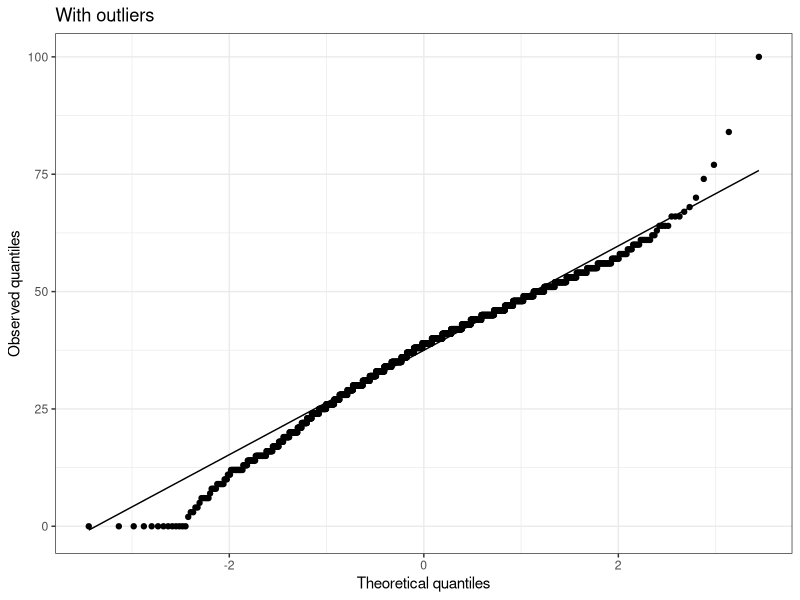
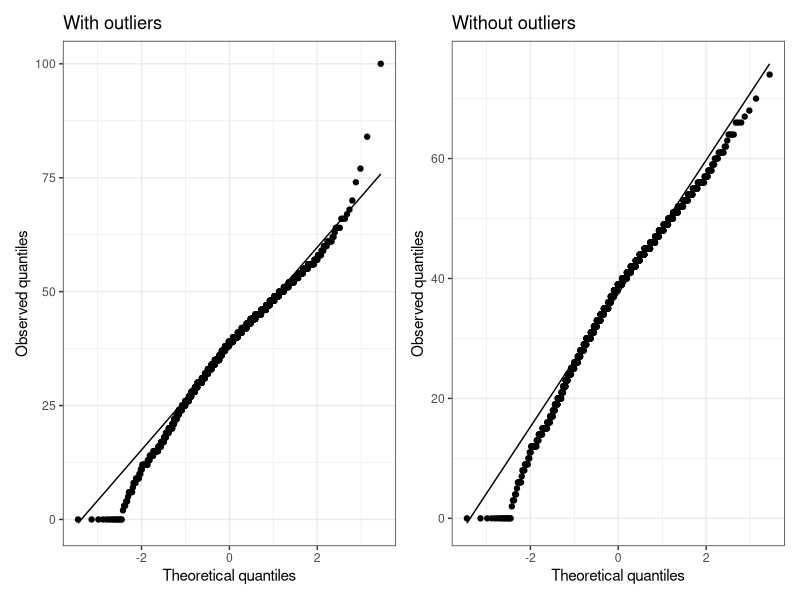
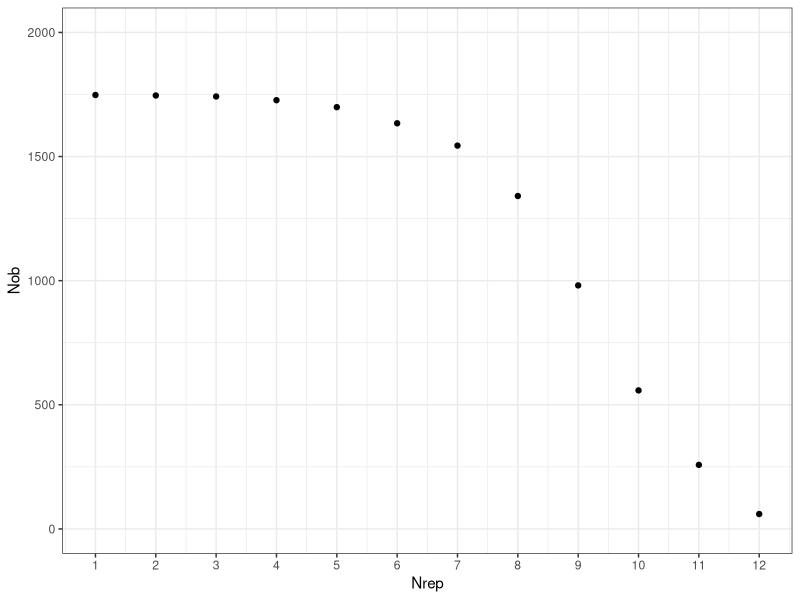
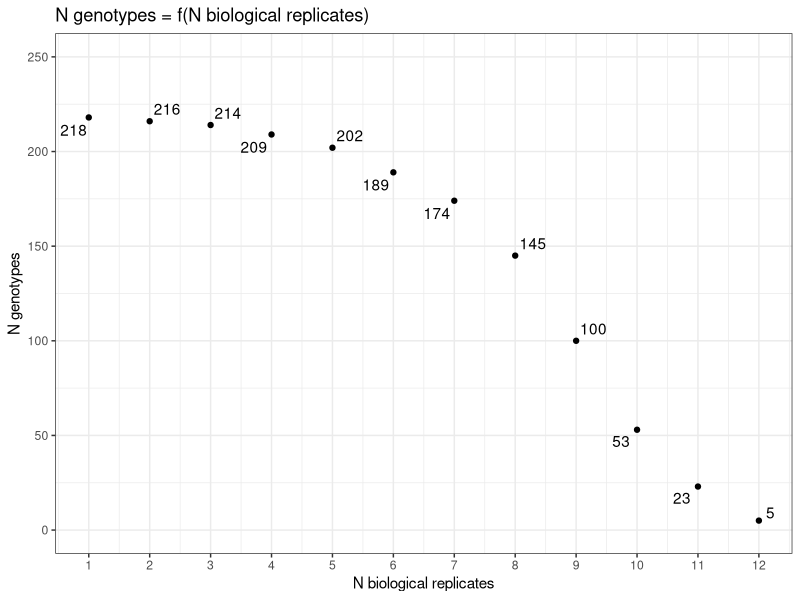
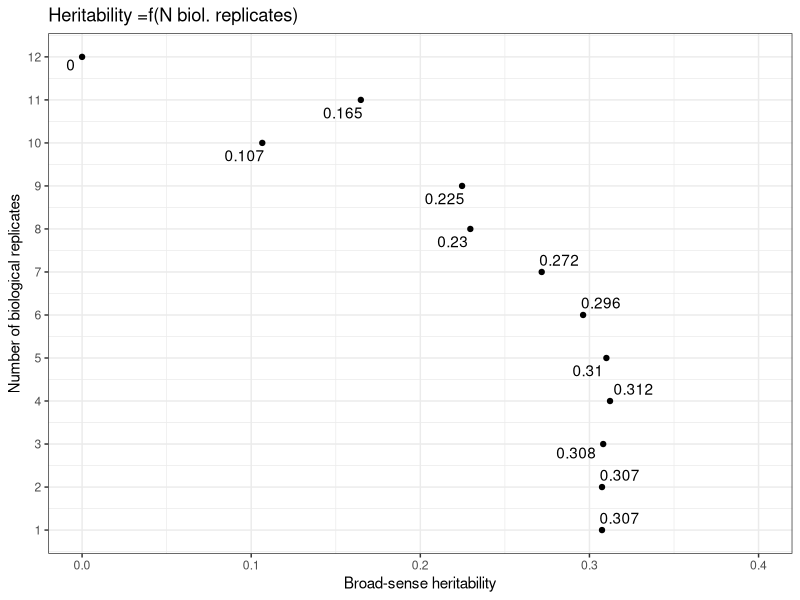
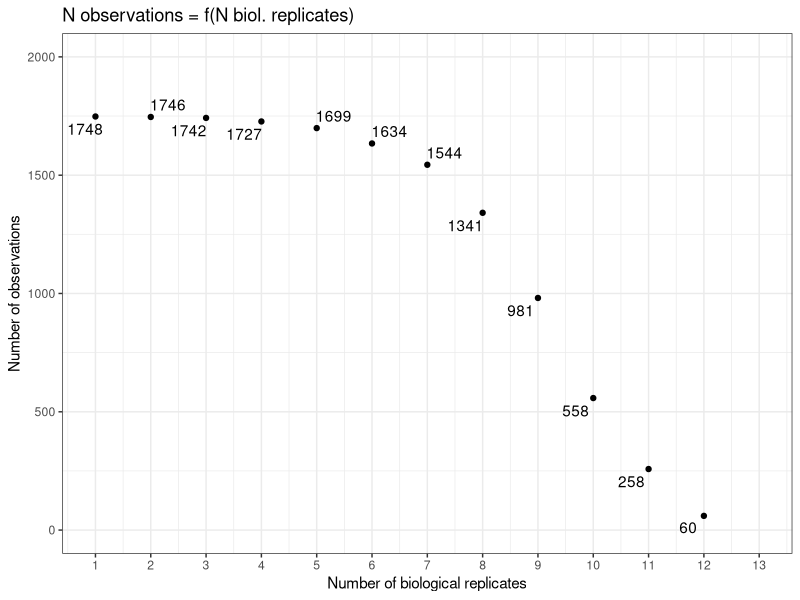
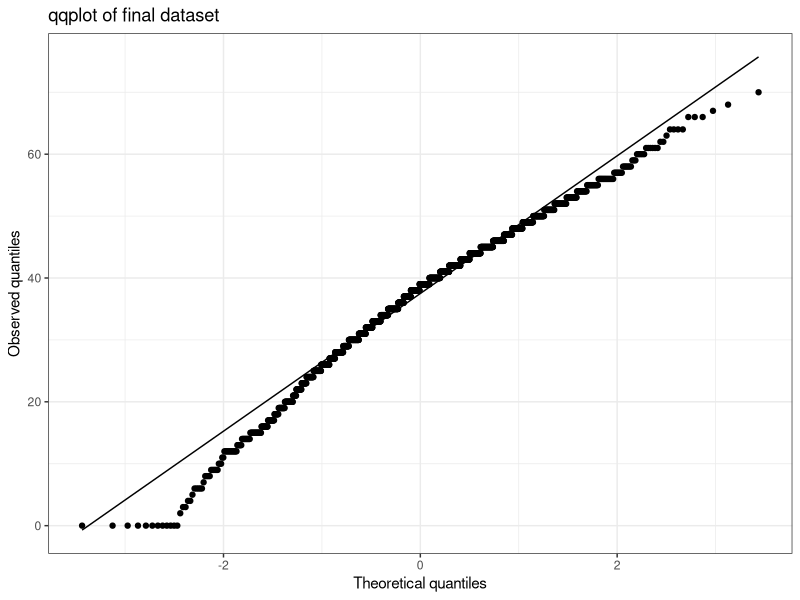

The R script that drew these images, in order:
## ---- chunk 1
#| echo: true
#| warning: false

suppressPackageStartupMessages(library("tidyverse"))
suppressPackageStartupMessages(library("lme4"))
suppressPackageStartupMessages(library("Hmisc"))
suppressPackageStartupMessages(library("corrplot"))
suppressPackageStartupMessages(library("emmeans"))
suppressPackageStartupMessages(library("patchwork"))
## ---- chunk 2
#| echo: false

# Define the function
calculate_broad_heritability <- function(data) {
  
  # Fit the model with a fixed formula
  mod_h2 <- lme4::lmer(larvae_total_number ~ (1 | genotype) + (1 | session), data = data)
  
  # Get the variance components
  estimates <- as.data.frame(VarCorr(mod_h2))
  
  # Extract the relevant variance components
  genetic_variance <- estimates$vcov[1]
  residual_variance <- estimates$vcov[3]  # Adjust based on the placement of residual variance
  
  # Get the number of levels for the 'session' random effect
  nbE <- nlevels(data$session)
  
  # Calculate heritability (h2)
  h2 <- genetic_variance / (genetic_variance + (residual_variance / nbE))
  

  nlvl<-nlevels(data$genotype)
  
  nnotation<-nrow(data)
  
  # Return a list with heritability and variance components
  result <- list(
    heritability = h2,
    number_of_genotypes = nlvl,
    number_of_notation = nnotation)
  
  #return(result)
}
## ---- chunk 3
#| echo: false

# Define the function to process data and generate correlation plots
create_correlation_plot <- function(data, 
                                    group_cols, 
                                    value_col, 
                                    save_plot = FALSE, 
                                    plot_filename = "correlation_plot.png") {
  
  # Step 1: Summarize duplicates by calculating the mean of the specified value column
  data_summarized <- data %>%
    group_by(across(all_of(group_cols))) %>%  # Group by the relevant columns (e.g., genotype, session)
    summarise(
      mean_value = mean(!!sym(value_col), na.rm = TRUE), # Calculate the mean for the specified value column
      .groups = "drop" # Remove grouping after summarizing
    )
  
  # Step 2: Pivot the summarized dataset to widen the data (one column per unique value in 'session' or other categorical column)
  data_wide <- data_summarized %>%
    pivot_wider(
      names_from = group_cols[2],              # Use the second column in 'group_cols' to create new columns (e.g., session)
      values_from = mean_value                  # Fill new columns with the calculated mean values
    ) %>%
    select(-group_cols[1])  # Remove the first grouping column (e.g., genotype)
  
  # Step 3: Compute the correlation matrix between the session columns
  
  # Compute correlation coefficients and p-values using rcorr
  rest <- rcorr(as.matrix(data_wide), type = "pearson")
  
  # Create the correlation matrix for plotting
  M2 <- rest$r
  diag(M2) <- NA  # Set the diagonal of the correlation matrix to NA
  
  # Step 4: Generate the correlation plot
  corr_plot <- corrplot(M2,
                        title = 'Correlation between Sessions',
                        na.label = "NA",
                        type = "upper",
                        method = "square",
                        p.mat = rest$P,
                        sig.level = 0.05,
                        tl.cex = 1.2,
                        tl.srt = 90,
                        tl.col = "black",
                        addCoef.col = "black",
                        mar = c(10, 0, 1, 0))
  
  # If save_plot is TRUE, save the plot as an image
  if (save_plot) {
    # Save the plot as a PNG file (or any other format you prefer)
    ggsave(plot_filename, plot = corr_plot, width = 8, height = 6)
    cat("Plot saved as", plot_filename, "\n")
  }
  
  # Return the correlation plot
  return(corr_plot)
}
## ---- chunk 4
#| echo: true

data250pisum_00 <- read.csv("../../../../../01.data/2023_screen_specifics_251genotypes/02.aphis_fabae_on_faba_collection/aphis_fabae_fecundity_on_faba_collection_2024-04-02.csv", stringsAsFactors = FALSE, sep = ",") %>%  
  mutate(genotype = as.factor(genotype)) %>% 
  mutate(session = as.factor(session)) 

res <- calculate_broad_heritability(data = data250pisum_00)
## ---- chunk 5
data250pisum_01 <- data250pisum_00 %>% filter(!is.na(larvae_total_number))
data250pisum_01$genotype <- droplevels(data250pisum_01$genotype)

res2 <- calculate_broad_heritability(data = data250pisum_01)
## ---- chunk 6
#| echo: true

data250pisum_02<- data250pisum_01 %>% filter(adult_alive != "0") #remove if no adult
data250pisum_02$genotype <- droplevels(data250pisum_02$genotype)

res3 <- calculate_broad_heritability(data = data250pisum_02)
## ---- chunk 7
#| echo: true
#| fig-width: 8

# With outliers
p_with <- data250pisum_02 %>% 
  ggplot(mapping = aes(sample=larvae_total_number)) +
  stat_qq() +
  stat_qq_line() +
  labs(y = "Observed quantiles", x = "Theoretical quantiles") +
  ggtitle("With outliers") +
  theme_bw()
p_with
## ---- chunk 8
#| echo: true

# Identify the indices of the top 3 highest values
top_3_indices <- order(data250pisum_02$larvae_total_number, decreasing = TRUE)[1:3]

# View the top 3 highest values
data250pisum_02[top_3_indices, ] %>% dplyr::select(genotype, ivip, aphid, larvae_total_number)

# Remove the rows with the top 3 highest values
data250pisum_03 <- data250pisum_02[-top_3_indices, ]
## ---- chunk 9
#| fig-width: 8

# Without outliers
p_without <- data250pisum_03 %>% 
  ggplot(mapping = aes(sample=larvae_total_number)) +
  stat_qq() +
  stat_qq_line() +
  labs(y = "Observed quantiles", x = "Theoretical quantiles") +
  ggtitle("Without outliers") +
  theme_bw()

p_with + p_without 
## ---- chunk 10
#| echo: false
#| warning: false

dfb <- data.frame(Column1 = character(), Column2 = character(), Column3 = character())

for (i in 1:12) {
  data <- data250pisum_03 %>%
    group_by(genotype) %>%           # Group by genotype
    filter(n() >= i) %>%             # Keep only groups with i or more repetitions
    ungroup() 
  data$genotype <- droplevels(data$genotype)
  nlvl<-nlevels(data$genotype)
  
  # Fit the model with a fixed formula
  mod_h2 <- lmer(larvae_total_number ~ (1 | genotype) + (1 | session), data = data)
  
  # Get the variance components
  estimates <- as.data.frame(VarCorr(mod_h2))
  
  # Extract the relevant variance components
  genetic_variance <- estimates$vcov[1]
  residual_variance <- estimates$vcov[3]  # Adjust based on the placement of residual variance
  
  # Get the number of levels for the 'session' random effect
  nbE <- nlevels(data$session)
  
  # Calculate heritability (h2)
  h2 <- genetic_variance / (genetic_variance + (residual_variance / nbE))
  
  nnotation<-nrow(data)
  
  df <- data.frame(Nrep = i, Ngen = nlvl, H2 = h2, Nob = nnotation)
  dfb<-rbind(df, dfb)
}
## ---- chunk 11
ggplot(dfb, aes(x = Nrep, y = Nob)) + 
  geom_point() +
  scale_x_continuous(breaks=seq(1,13,1)) +
  scale_y_continuous(limits = c(0,2000)) +
  theme_bw()
## ---- chunk 12
ggplot(dfb, aes(x = Nrep, y = Ngen)) + 
  geom_point() +
  scale_x_continuous(breaks=seq(1,13,1)) +
  scale_y_continuous(limits = c(0,250)) +
  theme_bw() +
  ggrepel::geom_text_repel(aes(label = Ngen), arrow = T) +
  labs(x = "N biological replicates", y = "N genotypes") +
  ggtitle("N genotypes = f(N biological replicates)")
## ---- chunk 13
ggplot(dfb, aes(x = H2, y = Nrep)) + 
  geom_point() +
  scale_y_continuous(breaks=seq(1,13,1)) +
  scale_x_continuous(limits = c(0,0.4)) +
  theme_bw() +
  ggrepel::geom_text_repel(aes(label = round(H2,digits = 3))) +
  labs(y = "Number of biological replicates", x = "Broad-sense heritability") +
  ggtitle("Heritability =f(N biol. replicates)")
## ---- chunk 14
ggplot(dfb, aes(x = Nrep, y = Nob)) + 
  geom_point() +
  scale_y_continuous(limits = c(0,2000)) +
  scale_x_continuous(limits = c(1,13), breaks = seq(from=1,to=13,by=1)) +
  theme_bw() +
  ggrepel::geom_text_repel(aes(label = Nob)) +
  labs(y = "Number of observations", x = "Number of biological replicates") +
  ggtitle("N observations = f(N biol. replicates)")
## ---- chunk 15
#| echo: true
#| eval: true

data250pisum_04 <- data250pisum_03 %>%
  group_by(genotype) %>%           # Group by genotype
  filter(n() >= 5) %>%             # Keep only groups with 6 or more repetitions
  ungroup()  
data250pisum_04$genotype <- droplevels(data250pisum_04$genotype)

res4 <- calculate_broad_heritability(data = data250pisum_04)
## ---- chunk 16
#| fig-width: 8

p <- data250pisum_04 %>% 
  ggplot(mapping = aes(sample=larvae_total_number)) +
  stat_qq() +
  stat_qq_line() +
  labs(y = "Observed quantiles", x = "Theoretical quantiles") +
  ggtitle("qqplot of final dataset") +
  theme_bw()
p
